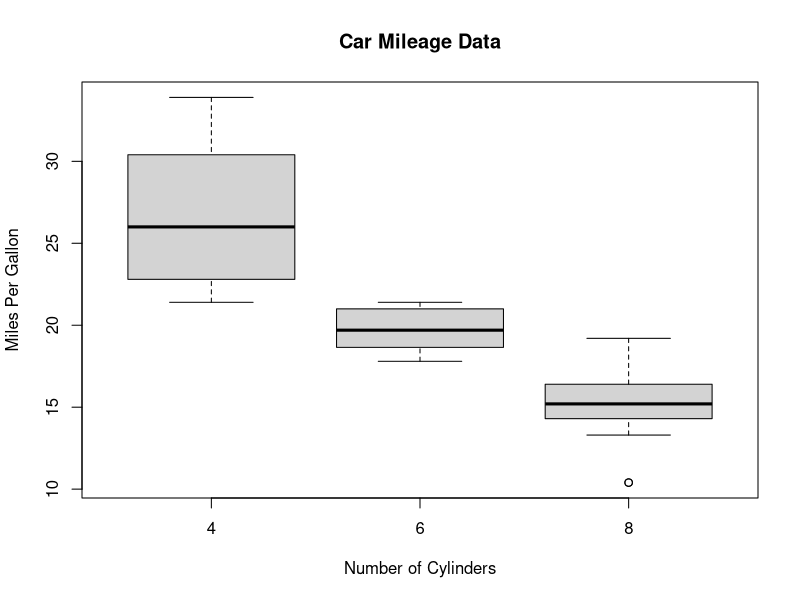

The R script that drew this image:
boxplot(mpg ~ cyl, data=mtcars,
        main="Car Mileage Data",
        xlab="Number of Cylinders",
        ylab="Miles Per Gallon")